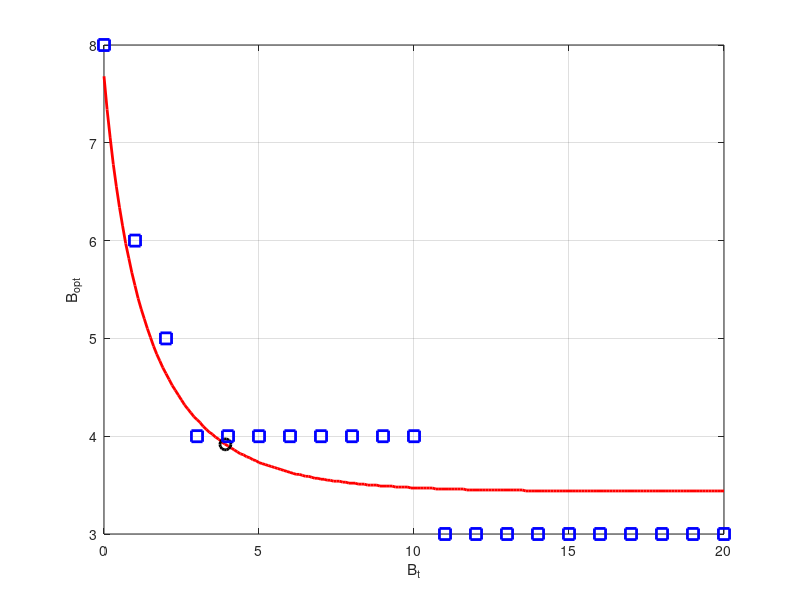

Write the MATLAB code that produced this figure.
clear
lambda = 6;
mu = 4;
rho = lambda / mu;
k = 100;
c = 10;

myfun1 = @(x) (k.*lambda.^3.*(1-rho).^3./(c.^2.*rho.^3)).*(1 + 1./(rho.^(x+1)-1)).^2 + (rho.^(x+1)-1)./log(rho) - x - 1;
x_opt = fzero(myfun1, [-0.9 200]);

B_t_c = 0 : .1 : 20;
B =  0 : .01 : 150;
B_opt_c = zeros(1 , length(B_t_c));
for i  =  1 : length(B_t_c)
    % continuous
    T_g = (1/lambda).* ((B+1)./(rho.^(B+1)-1)+B+1/(1-rho)) + ...
        k*lambda^2/c^2 .*((rho.^B_t_c(i)-rho.^(B_t_c(i)+1))./(1-rho.^(B_t_c(i)+1))).^2 .* (rho.^B - rho.^(B+1))./(1-rho.^(B+1)); % object function
    [y, index] = min(T_g);
    B_opt_c(i) = B(index);
    
   
end

% discrete
B_t_d = 0 : 1 : 20;
B_d = 0 : 1 : 150;
B_opt_d = zeros(1, length(B_t_d));
for j = 1 : length(B_t_d)
    T_g_d = (1/lambda).* ((B_d+1)./(rho.^(B_d+1)-1)+B_d+1/(1-rho)) + ...
        k*lambda^2/c^2 .*((rho.^B_t_d(j)-rho.^(B_t_d(j)+1))./(1-rho.^(B_t_d(j)+1))).^2 .* (rho.^B_d - rho.^(B_d+1))./(1-rho.^(B_d+1));
   [z, index_d] = min(T_g_d);
   B_opt_d(j) = B_d(index_d);
end
figure(89757)
plot(B_t_c, B_opt_c, 'r', 'LineWidth', 2, 'MarkerSize', 2)
hold on
plot(x_opt, x_opt, 'k-o', 'LineWidth', 2, 'MarkerSize', 8)
plot(B_t_d, B_opt_d, 'bs', 'LineWidth', 2, 'MarkerSize', 8)
xlabel('B_t')
ylabel('B_{opt}')
grid on 